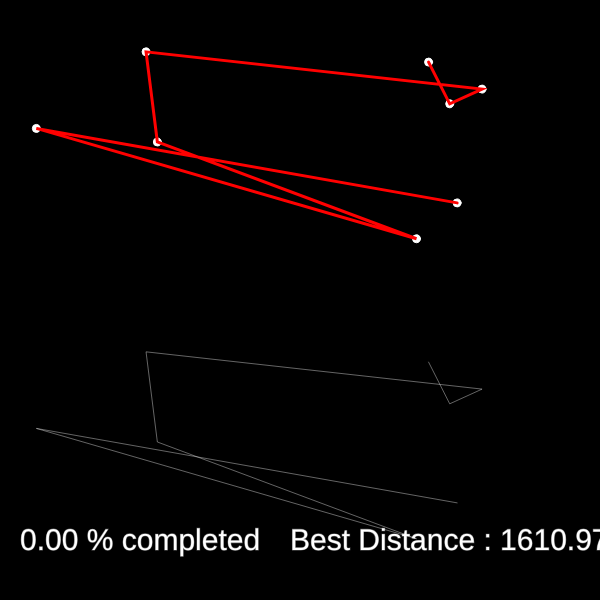
Frame 1 (no input)
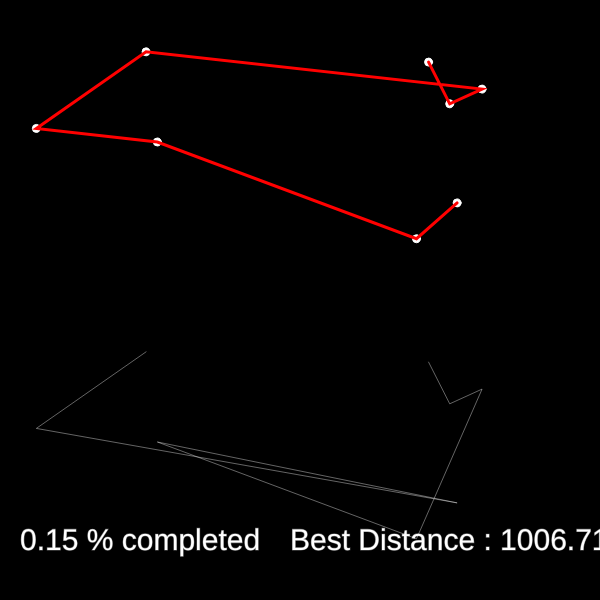
Frame 60 (no input)
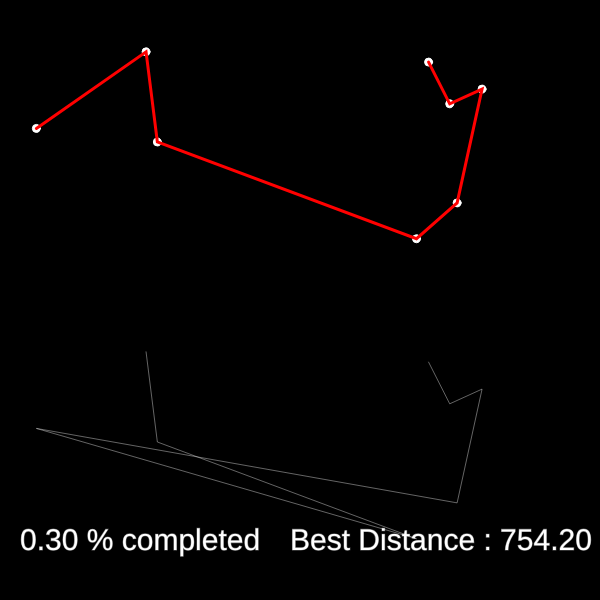
Frame 120 (the mouse pressed at the canvas centre since frame 60)

The p5.js sketch that drew these frames (run headless with seeded random() and noise() and a simulated clock; from frame 60 on, the mouse is pressed at the canvas centre):

// p5.js sketch
// ── sketch.js
let cities = [];
var totalcities = 8;
let minDistance;
var bestEver;
let order = [];
let totalpermutations;
let count = 0;

function setup() {
  createCanvas(600, 600);

  for (var i = 0; i < totalcities; i++) {
    var v = createVector(random(width), random(height / 2));
    cities[i] = v;
    order[i] = i;
  }

  var d = calcDistance(cities, order);
  minDistance = d;
  bestEver = order.slice();
  console.log(minDistance);
  totalpermutations = factorial(totalcities);
  //console.log(totalpermutations);
}

function draw() {
  background(0);

  for (var i = 0; i < cities.length; i++) {
    stroke(255);
    ellipse(cities[i].x, cities[i].y, 8, 8);
  }

  beginShape();
  for (var i = 0; i < order.length; i++) {
    strokeWeight(3);
    noFill();
    stroke(255, 0, 0);
    let n = bestEver[i];
    vertex(cities[n].x, cities[n].y);
  }
  endShape();

  translate(0, height / 2);
  beginShape();
  for (var i = 0; i < order.length; i++) {
    strokeWeight(1);
    stroke(255, 100);
    noFill();
    let n = order[i];
    vertex(cities[n].x, cities[n].y);
  }
  endShape();

  var d = calcDistance(cities, order);
  if (d < minDistance) {
    minDistance = d;
    console.log(minDistance);
    bestEver = order.slice();
  }

  textSize(30);

  //background(0);
  //let s = "";
  let percent = 100 * (count / totalpermutations);
  // for (var i = 0; i < order.length; i++) {
  //   s += order[i];
  // }
  fill(255);
  text(nf(percent, 0, 2) + " % completed", 20, height / 2 - 50);
  text("Best Distance : " + nf(minDistance, 0, 2), 290, height / 2 - 50);
  nextOrder();
}

function calcDistance(points, order) {
  let sum = 0;
  for (var i = 0; i < order.length - 1; i++) {
    let cityAindex = order[i];
    let cityA = points[cityAindex];
    let cityBindex = order[i + 1];
    let cityB = points[cityBindex];
    var d = dist(cityA.x, cityA.y, cityB.x, cityB.y);
    sum += d;
  }
  return sum;
}

function nextOrder() {
  //console.log(order);
  count++;
  let largestI = -1;
  for (var i = 0; i < order.length - 1; i++) {
    if (order[i] < order[i + 1]) {
      largestI = i;
    }
  }
  if (largestI == -1) {
    noLoop();
    console.log("Finished");
  }

  let largestJ = -1;
  for (var j = 0; j < order.length; j++) {
    if (order[largestI] < order[j]) {
      largestJ = j;
    }
  }

  swap(order, largestI, largestJ);

  let endArr = order.splice(largestI + 1);
  endArr.reverse();
  order = order.concat(endArr);
}

function swap(a, i, j) {
  let temp = a[i];
  a[i] = a[j];
  a[j] = temp;
}

function factorial(n) {
  if (n == 0) {
    return 1;
  } else {
    return n * factorial(n - 1);
  }
}
